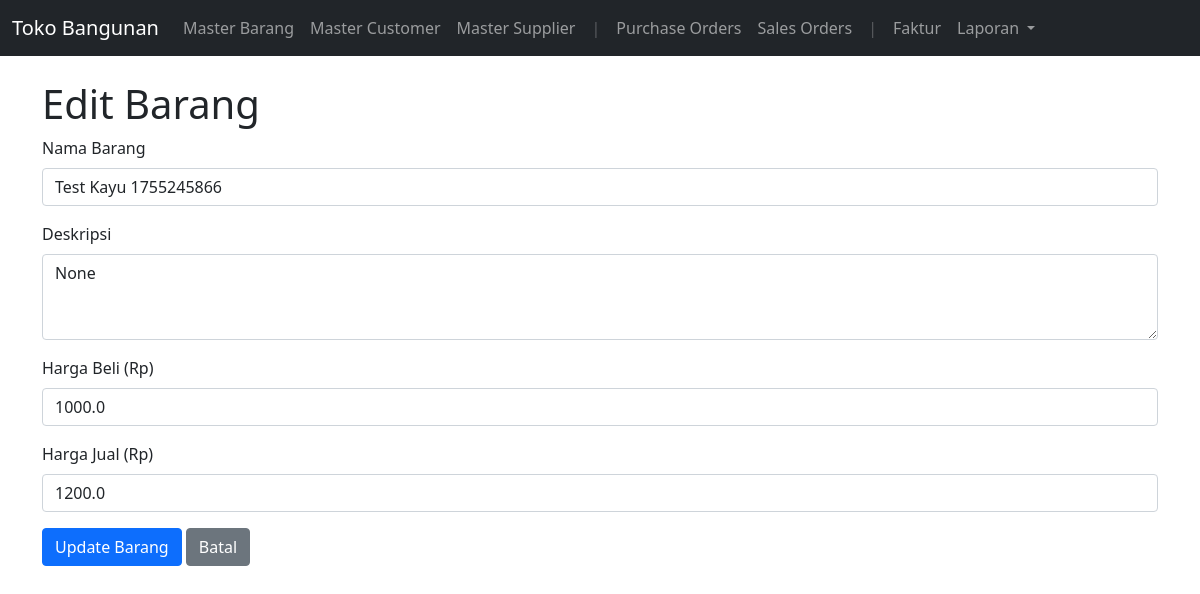
The app's page /products/edit/1, older data.
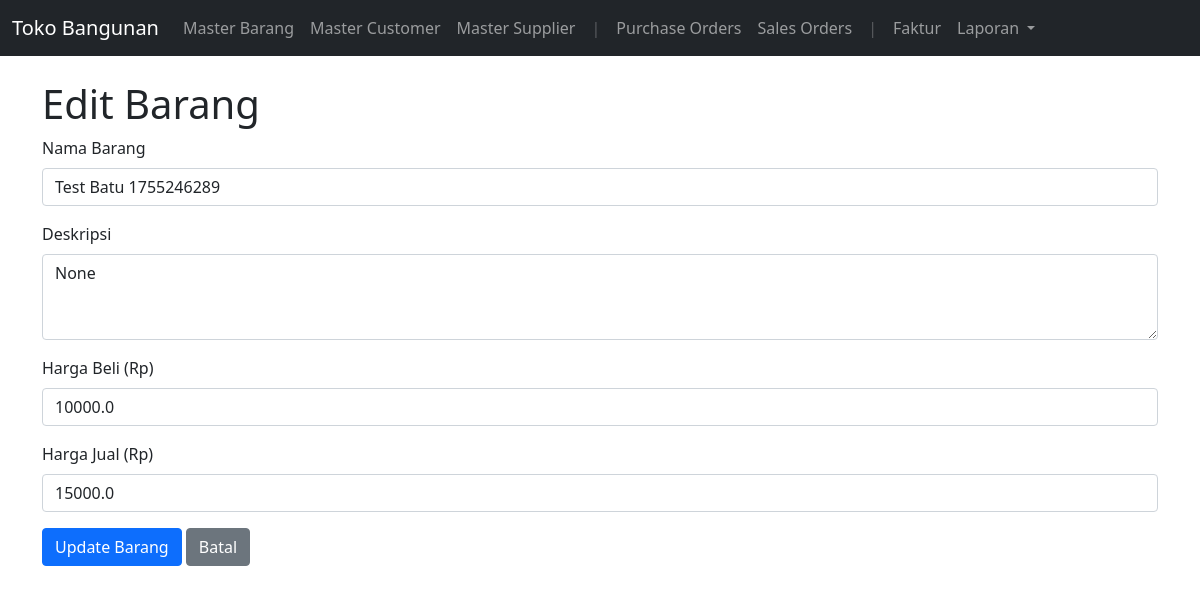
The same page, newer data.
### app.py (models this page shows, shortened)
class Product(db.Model):
    id = db.Column(db.Integer, primary_key=True)
    name = db.Column(db.String(100), nullable=False, unique=True)
    description = db.Column(db.Text, nullable=True)
    purchase_price = db.Column(db.Float, nullable=False, default=0.0)
    selling_price = db.Column(db.Float, nullable=False, default=0.0)
    stock = db.Column(db.Integer, nullable=False, default=0)

### app.py (the view, shortened to what this page needs)
@app.route('/products/edit/<int:id>', methods=['GET', 'POST'])
def edit_product(id):
    product_to_edit = Product.query.get_or_404(id)
    return render_template('product_form.html', product=product_to_edit)

### templates/product_form.html (shortened to what this page needs)
{% extends 'base.html' %}
{% block content %}
  <h1>{% if product %}Edit Barang{% else %}Tambah Barang Baru{% endif %}</h1>
  <form method="POST">
    <div class="mb-3">
      <label for="name" class="form-label">Nama Barang</label>
      <input type="text" class="form-control" id="name" name="name" value="{{ product.name if product else '' }}" required>
    </div>
    <div class="mb-3">
      <label for="description" class="form-label">Deskripsi</label>
      <textarea class="form-control" id="description" name="description" rows="3">{{ product.description if product else '' }}</textarea>
    </div>
    <div class="mb-3">
      <label for="purchase_price" class="form-label">Harga Beli (Rp)</label>
      <input type="number" step="any" class="form-control" id="purchase_price" name="purchase_price" value="{{ product.purchase_price if product else '' }}" required>
    </div>
    <div class="mb-3">
      <label for="selling_price" class="form-label">Harga Jual (Rp)</label>
      <input type="number" step="any" class="form-control" id="selling_price" name="selling_price" value="{{ product.selling_price if product else '' }}" required>
    </div>
    <button type="submit" class="btn btn-primary">{% if product %}Update Barang{% else %}Simpan Barang{% endif %}</button>
    <a href="{{ url_for('products') }}" class="btn btn-secondary">Batal</a>
  </form>
{% endblock %}

Row changes from the older to the newer data that the page shows:
changed Product "None": name "Test Kayu 1755245866" → "Test Batu 1755246289"; purchase_price "1000.0" → "10000.0"; selling_price "1200.0" → "15000.0"
